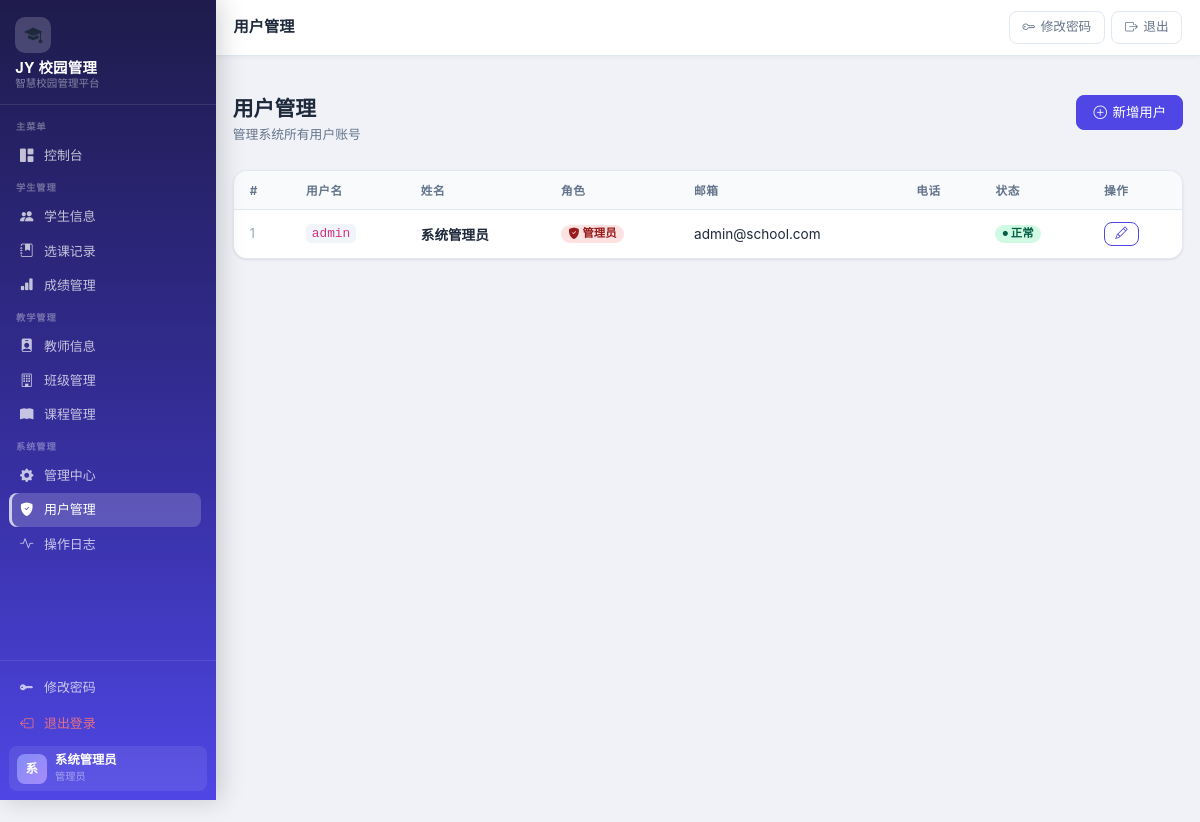
The page /users (signed in) on the database as committed earlier.
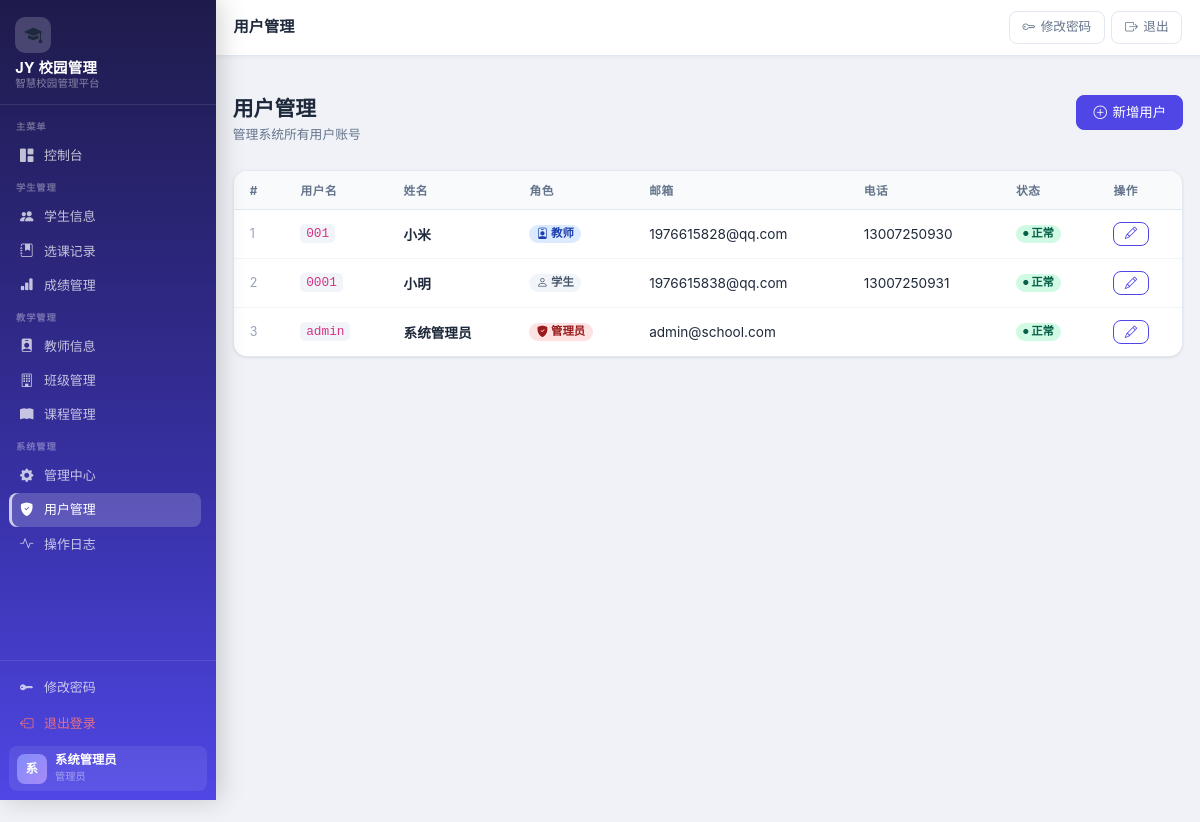
The same page on the database as committed later.
### app.py (models this page shows, shortened)
class User(db.Model):
    __tablename__ = "users"
    id = db.Column(db.Integer, primary_key=True)
    username = db.Column(db.String(50), unique=True, nullable=False)
    password = db.Column(db.String(255), nullable=False)
    full_name = db.Column(db.String(100), nullable=False)
    role = db.Column(db.String(20), nullable=False, default="student")  # admin, teacher, student
    email = db.Column(db.String(100))
    phone = db.Column(db.String(20))
    is_active = db.Column(db.Boolean, default=True)
    created_at = db.Column(db.DateTime, default=datetime.utcnow)
    updated_at = db.Column(db.DateTime, default=datetime.utcnow, onupdate=datetime.utcnow)

### app.py (the view)
@app.route("/users")
@role_required("admin")
def list_users():
    users = User.query.order_by(User.id.desc()).all()
    return render_template("admin/users.html", users=users)

### app.py (called while the page is built)
def role_required(*roles):
    def decorator(f):
        @wraps(f)
        def decorated_function(*args, **kwargs):
            if "user_id" not in session:
                flash("请先登录", "warning")
                return redirect(url_for("login"))
            user = User.query.get(session.get("user_id"))
            if user.role not in roles:
                flash("权限不足", "danger")
                return redirect(url_for("dashboard"))
            return f(*args, **kwargs)
        return decorated_function
    return decorator

### templates/admin/users.html (shortened to what this page needs)
﻿{% extends "base.html" %}
{% block page_title %}用户管理{% endblock %}
{% block content %}
<div class="page-header">
  <div>
    <h1 class="page-title">用户管理</h1>
    <p class="page-subtitle">管理系统所有用户账号</p>
  </div>
  <a href="{{ url_for('add_user') }}" class="btn btn-primary">
    <i class="bi bi-plus-circle"></i> 新增用户
  </a>
</div>
<div class="table-card">
  <div class="table-responsive">
    <table class="table">
      <thead>
        <tr>
          <th>#</th>
          <th>用户名</th>
          <th>姓名</th>
          <th>角色</th>
          <th>邮箱</th>
          <th>电话</th>
          <th>状态</th>
          <th>操作</th>
        </tr>
      </thead>
      <tbody>
        {% if users %}
        {% for user in users %}
        <tr>
          <td style="color:#94a3b8;font-size:.78rem">{{ loop.index }}</td>
          <td><code style="background:#f1f5f9;padding:.15em .45em;border-radius:.3rem;font-size:.8rem">{{ user.username }}</code></td>
          <td class="fw-semibold">{{ user.full_name }}</td>
          <td>
            {% if user.role == 'admin' %}
            <span class="badge badge-danger"><i class="bi bi-shield-fill-check"></i> 管理员</span>
            {% elif user.role == 'teacher' %}
            <span class="badge badge-info"><i class="bi bi-person-badge"></i> 教师</span>
            {% else %}
            <span class="badge badge-secondary"><i class="bi bi-person"></i> 学生</span>
            {% endif %}
          </td>
          <td>{{ user.email or '' }}</td>
          <td>{{ user.phone or '' }}</td>
          <td>
            {% if user.is_active %}
            <span class="badge badge-success"><i class="bi bi-circle-fill" style="font-size:.45em"></i> 正常</span>
            {% else %}
            <span class="badge badge-danger">禁用</span>
            {% endif %}
          </td>
          <td>
            <a href="{{ url_for('edit_user', user_id=user.id) }}" class="btn btn-sm btn-outline-primary" title="编辑">
              <i class="bi bi-pencil"></i>
            </a>
          </td>
        </tr>
        {% endfor %}
        {% endif %}
      </tbody>
    </table>
  </div>
</div>
{% endblock %}

### templates/base.html (shortened to what this page needs)
﻿<!DOCTYPE html>
<html lang="zh-CN">
<head>
  <link href="https://cdn.jsdelivr.net/npm/bootstrap@5.3.3/dist/css/bootstrap.min.css" rel="stylesheet">
  <link rel="stylesheet" href="https://cdn.jsdelivr.net/npm/bootstrap-icons@1.11.0/font/bootstrap-icons.css">
  <link rel="stylesheet" href="{{ url_for('static', filename='style.css') }}">
</head>
<body>
{% if 'user_id' in session %}
<aside class="sidebar" id="sidebar">
  <div class="sidebar-brand">
    <div class="brand-logo"><i class="bi bi-mortarboard-fill"></i></div>
    <div class="brand-name">JY 校园管理</div>
    <div class="brand-sub">智慧校园管理平台</div>
  </div>
  <nav class="sidebar-nav">
    <div class="sidebar-section">
      <div class="sidebar-section-label">主菜单</div>
      <a class="sidebar-link {% if request.endpoint == 'dashboard' %}active{% endif %}"
         href="{{ url_for('dashboard') }}">
        <i class="bi bi-grid-1x2-fill nav-icon"></i> 控制台
      </a>
    </div>
    <div class="sidebar-section">
      <div class="sidebar-section-label">学生管理</div>
      <a class="sidebar-link {% if 'student' in (request.endpoint or '') and 'score' not in (request.endpoint or '') %}active{% endif %}"
         href="{{ url_for('list_students') }}">
        <i class="bi bi-people-fill nav-icon"></i> 学生信息
      </a>
      {% if session.role in ['admin', 'teacher'] %}
      <a class="sidebar-link {% if 'enrollment' in (request.endpoint or '') %}active{% endif %}"
         href="{{ url_for('list_enrollments') }}">
        <i class="bi bi-journal-bookmark-fill nav-icon"></i> 选课记录
      </a>
      {% endif %}
      <a class="sidebar-link {% if 'score' in (request.endpoint or '') %}active{% endif %}"
         href="{{ url_for('list_scores') }}">
        <i class="bi bi-bar-chart-fill nav-icon"></i> 成绩管理
      </a>
    </div>
    {% if session.role in ['admin', 'teacher'] %}
    <div class="sidebar-section">
      <div class="sidebar-section-label">教学管理</div>
      <a class="sidebar-link {% if 'teacher' in (request.endpoint or '') %}active{% endif %}"
         href="{{ url_for('list_teachers') }}">
        <i class="bi bi-person-badge-fill nav-icon"></i> 教师信息
      </a>
      <a class="sidebar-link {% if 'class' in (request.endpoint or '') %}active{% endif %}"
         href="{{ url_for('list_classes') }}">
        <i class="bi bi-building nav-icon"></i> 班级管理
      </a>
      <a class="sidebar-link {% if 'course' in (request.endpoint or '') %}active{% endif %}"
         href="{{ url_for('list_courses') }}">
        <i class="bi bi-book-fill nav-icon"></i> 课程管理
      </a>
    </div>
    {% endif %}
    {% if session.role == 'admin' %}
    <div class="sidebar-section">
      <div class="sidebar-section-label">系统管理</div>
      <a class="sidebar-link {% if request.endpoint == 'admin_index' %}active{% endif %}"
         href="{{ url_for('admin_index') }}">
        <i class="bi bi-gear-fill nav-icon"></i> 管理中心
      </a>
      <a class="sidebar-link {% if 'user' in (request.endpoint or '') %}active{% endif %}"
         href="{{ url_for('list_users') }}">
        <i class="bi bi-shield-fill-check nav-icon"></i> 用户管理
      </a>
      <a class="sidebar-link {% if request.endpoint == 'list_ops_log' %}active{% endif %}"
         href="{{ url_for('list_ops_log') }}">
        <i class="bi bi-activity nav-icon"></i> 操作日志
      </a>
    </div>
    {% endif %}
  </nav>
  <div class="sidebar-footer">
    <a href="{{ url_for('change_password') }}" class="sidebar-link" style="margin-bottom:.15rem">
      <i class="bi bi-key-fill nav-icon"></i> 修改密码
    </a>
    <a href="{{ url_for('logout') }}" class="sidebar-link" style="color:rgba(255,120,120,.85)">
      <i class="bi bi-box-arrow-left nav-icon"></i> 退出登录
    </a>
    <div class="sidebar-user">
      <div class="sidebar-user-avatar">{{ (session.full_name or session.username or '?')[0] | upper }}</div>
      <div class="sidebar-user-info">
        <div class="u-name">{{ session.full_name or session.username }}</div>
        <div class="u-role">
          {% if session.role == 'admin' %}管理员
          {% elif session.role == 'teacher' %}教师
          {% else %}学生{% endif %}
        </div>
      </div>
    </div>
  </div>
</aside>
<header class="topbar">
  <div class="topbar-title">{% block page_title %}{% endblock %}</div>
  <div class="topbar-actions">
    <a href="{{ url_for('change_password') }}" class="topbar-btn d-none d-md-inline-flex">
      <i class="bi bi-key"></i> 修改密码
    </a>
    <a href="{{ url_for('logout') }}" class="topbar-btn btn-exit">
      <i class="bi bi-box-arrow-right"></i> 退出
    </a>
  </div>
</header>
<main class="main-content">
  <div class="page-container">
{% else %}
<main>
{% endif %}
{% block content %}{% endblock %}
{% if 'user_id' in session %}
  </div>
</main>
{% else %}
</main>
{% endif %}
</body>
</html>

Rows that differ between the two databases and show on the page:
added User: username "001", full_name "小米", role "teacher" (drawn), email "1976615828@qq.com", phone "13007250930", is_active True (drawn)
added User: username "0001", full_name "小明", role "student" (drawn), email "1976615838@qq.com", phone "13007250931", is_active True (drawn)
